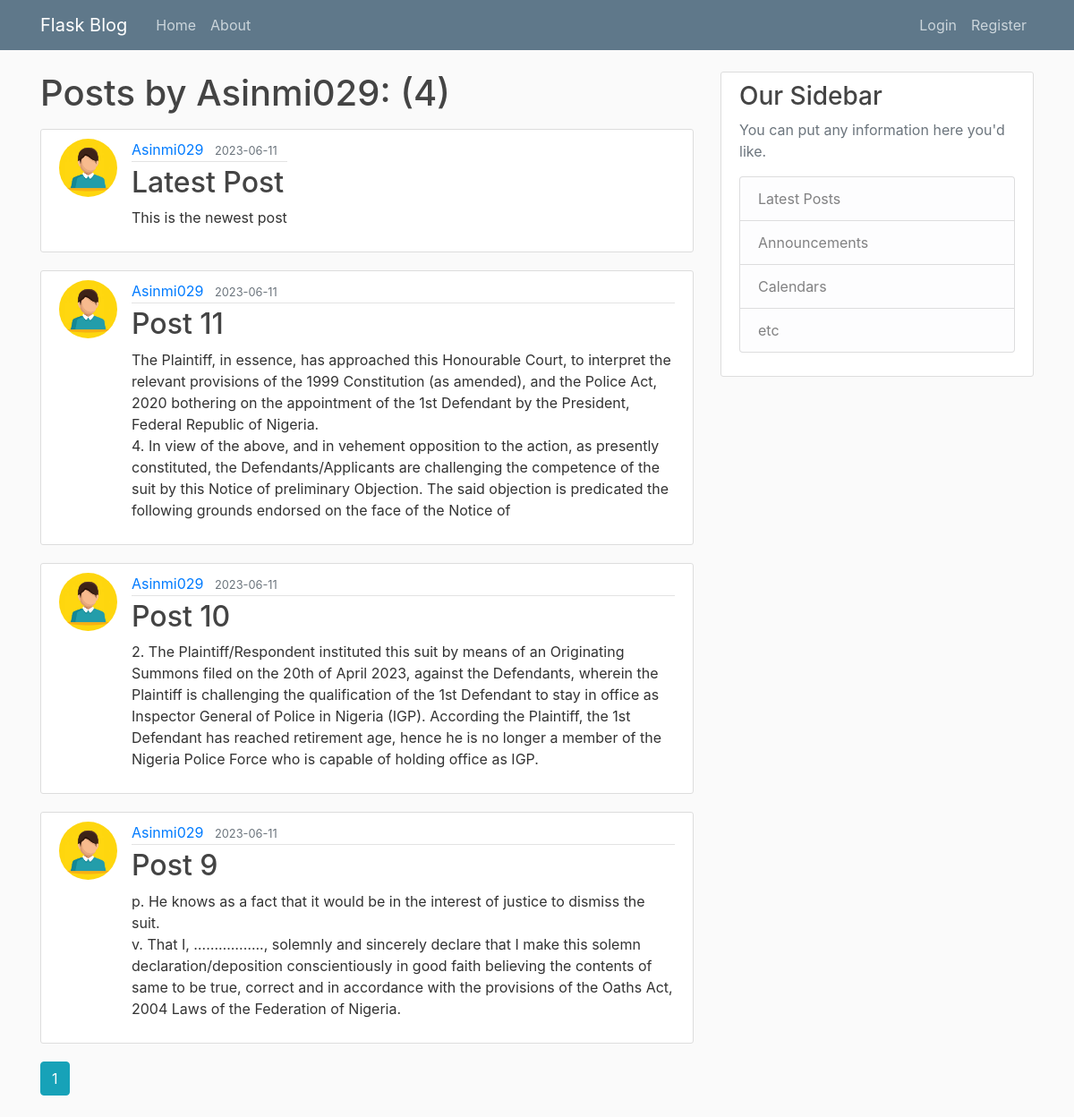
Screenshot of /user/Asinmi029 with the database file from the repository.
### flaskblog/models.py (models this page shows)
class User(db.Model, UserMixin):
    id = db.Column(db.Integer, primary_key=True)
    username = db.Column(db.String(20), unique=True, nullable=False)
    email = db.Column(db.String(120), unique=True, nullable=False)
    image_file = db.Column(db.String(20), nullable=False, default='default.jpg')
    password = db.Column(db.String(60), nullable=False)
    '''this user model has relationship with the post
    backref can be used to get the user who created
    the post'''
    posts = db.relationship('Post', backref='author', lazy=True)

class Post(db.Model):
    id = db.Column(db.Integer, primary_key=True)
    title = db.Column(db.String(100), nullable=False)
    date_posted = db.Column(db.DateTime, nullable=False, default=datetime.utcnow)
    content = db.Column(db.Text, nullable=False)
    user_id = db.Column(db.Integer, db.ForeignKey('user.id'), nullable=False)

### flaskblog/routes.py (the view)
@app.route("/user/<string:username>")
def user_posts(username):
    page = request.args.get('page', 1, type=int)
    user = User.query.filter_by(username=username).first_or_404()
    posts= Post.query.filter_by(author=user)\
        .order_by(Post.date_posted.desc())\
        .paginate(page=page, per_page=4)
    return render_template('user_posts.html', posts=posts, user=user)

### flaskblog/templates/user_posts.html
{% extends 'layout.html' %}
{% block content %}
<h1 class="mb-3"> Posts by {{ user.username }}: ({{ posts.total }})</h1>
    {% for post in posts.items %}
<article class="media content-section">
    <img class="rounded-circle article-img" src="{{ url_for('static', filename='profile_pics/'
     + post.author.image_file) }}">
<div class="mdeia-body">
   <div class="article-metadata">
   <a href="{{ url_for('user_posts', username=post.author.username) }}" class="mr-2">{{ post.author.username }}</a>
   <small class="text-muted">{{ post.date_posted.strftime('%Y-%m-%d') }}</small>
</div>
<h2><a href="{{ url_for('post', post_id=post.id) }}" class="article-title">{{ post.title }}</a></h2>
<p class="article-content">{{ post.content }}</p>
</div>
</article>
    {% endfor %}
{% for page_num in posts.iter_pages(left_edge=1, right_edge=1, left_current=1, right_current=2) %}
{% if page_num %}
{% if posts.page == page_num %}
    <a class="btn btn-info mb-4" href="{{ url_for('user_posts', username=user.username, page=page_num) }}">{{ page_num }}</a>
{% else %}
<a class="btn btn-outline-info mb-4" href="{{ url_for('user_posts', username=user.username, page=page_num) }}">{{ page_num }}</a>
{% endif %}
{% else %}
  ...
{% endif %}
{% endfor %}
{% endblock %}

### flaskblog/static/css/main.css (style rules this page uses)
body { background: #fafafa; color: #333333; margin-top: 5rem; }
h1, h2, h3, h4, h5, h6 { color: #444444; }
.content-section { background: #ffffff; padding: 10px 20px; border: 1px solid #dddddd; border-radius: 3px; margin-bottom: 20px; }
.article-title { color: #444444; }
.article-content { white-space: pre-line; }
.article-img { height: 65px; width: 65px; margin-right: 16px; }
.article-metadata { padding-bottom: 1px; margin-bottom: 4px; border-bottom: 1px solid #e3e3e3 }

### rows the page displays
User: username "Asinmi029"
Post: image_file (placeholder picture), author.username "Asinmi029", date_posted "2023-06-11", title "Latest Post", content "This is the newest post"
Post: image_file (placeholder picture), author.username "Asinmi029", date_posted "2023-06-11", title "Post 11", content "The Plaintiff, in essence, has approached this Honourable Court, to interpret the relevant provisions of the 1999 Constitution (as amended), and the Police Act, 2020 bothering on the appointment of the 1st Defendant by the President, Federal Republic of Nigeria. 4. In view of the above, and in vehement opposition to the action, as presently constituted, the Defendants/Applicants are challenging the competence of the suit by this Notice of preliminary Objection. The said objection is predicated the following grounds endorsed on the face of the Notice of"
Post: image_file (placeholder picture), author.username "Asinmi029", date_posted "2023-06-11", title "Post 10", content "2. The Plaintiff/Respondent instituted this suit by means of an Originating Summons filed on the 20th of April 2023, against the Defendants, wherein the Plaintiff is challenging the qualification of the 1st Defendant to stay in office as Inspector General of Police in Nigeria (IGP). According the Plaintiff, the 1st Defendant has reached retirement age, hence he is no longer a member of the Nigeria Police Force who is capable of holding office as IGP."
Post: image_file (placeholder picture), author.username "Asinmi029", date_posted "2023-06-11", title "Post 9", content "p. He knows as a fact that it would be in the interest of justice to dismiss the suit. v. That I, …………….., solemnly and sincerely declare that I make this solemn declaration/deposition conscientiously in good faith believing the contents of same to be true, correct and in accordance with the provisions of the Oaths Act, 2004 Laws of the Federation of Nigeria."

### other values shown
{{ posts.total }} "4"
{{ page_num }} "1"
